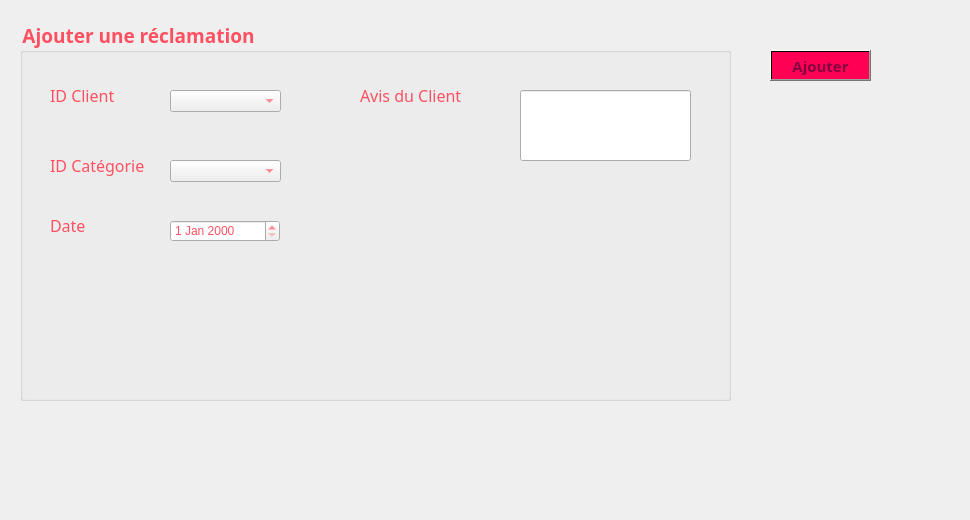
     <widget class="QWidget" name="tab_reclamation_3">
      <attribute name="title">
       <string>Ajouter</string>
      </attribute>
      <widget class="QGroupBox" name="groupBox_reclamation">
       <property name="geometry">
        <rect>
         <x>20</x>
         <y>20</y>
         <width>711</width>
         <height>381</height>
        </rect>
       </property>
       <property name="font">
        <font>
         <family>Lucida Calligraphy</family>
         <pointsize>14</pointsize>
         <weight>75</weight>
         <bold>true</bold>
        </font>
       </property>
       <property name="styleSheet">
        <string notr="true">color: rgb(255, 80, 97);
</string>
       </property>
       <property name="title">
        <string>Ajouter une réclamation</string>
       </property>
       <widget class="QLabel" name="label_reclamation_7">
        <property name="geometry">
         <rect>
          <x>30</x>
          <y>130</y>
          <width>171</width>
          <height>31</height>
         </rect>
        </property>
        <property name="font">
         <font>
          <family>Lucida Calligraphy</family>
          <pointsize>12</pointsize>
         </font>
        </property>
        <property name="text">
         <string>ID Catégorie</string>
        </property>
       </widget>
       <widget class="QDateEdit" name="date_reclamation">
        <property name="geometry">
         <rect>
          <x>150</x>
          <y>200</y>
          <width>110</width>
          <height>22</height>
         </rect>
        </property>
       </widget>
       <widget class="QLabel" name="label_reclamation_9">
        <property name="geometry">
         <rect>
          <x>30</x>
          <y>60</y>
          <width>171</width>
          <height>31</height>
         </rect>
        </property>
        <property name="font">
         <font>
          <family>Lucida Calligraphy</family>
          <pointsize>12</pointsize>
         </font>
        </property>
        <property name="text">
         <string>ID Client</string>
        </property>
       </widget>
       <widget class="QLabel" name="label_reclamation_11">
        <property name="geometry">
         <rect>
          <x>30</x>
          <y>190</y>
          <width>171</width>
          <height>31</height>
         </rect>
        </property>
        <property name="font">
         <font>
          <family>Lucida Calligraphy</family>
          <pointsize>12</pointsize>
         </font>
        </property>
        <property name="text">
         <string>Date</string>
        </property>
       </widget>
       <widget class="QLabel" name="label_reclamation_12">
        <property name="geometry">
         <rect>
          <x>340</x>
          <y>60</y>
          <width>171</width>
          <height>31</height>
         </rect>
        </property>
        <property name="font">
         <font>
          <family>Lucida Calligraphy</family>
          <pointsize>12</pointsize>
         </font>
        </property>
        <property name="text">
         <string>Avis du Client</string>
        </property>
       </widget>
       <widget class="QLineEdit" name="avis_reclamation">
        <property name="geometry">
         <rect>
          <x>500</x>
          <y>70</y>
          <width>171</width>
          <height>71</height>
         </rect>
        </property>
       </widget>
       <widget class="QComboBox" name="comboBox_reclamation_1">
        <property name="geometry">
         <rect>
          <x>150</x>
          <y>140</y>
          <width>111</width>
          <height>22</height>
         </rect>
        </property>
       </widget>
       <widget class="QComboBox" name="comboBox_reclamation_2">
        <property name="geometry">
         <rect>
          <x>150</x>
          <y>70</y>
          <width>111</width>
          <height>22</height>
         </rect>
        </property>
       </widget>
      </widget>
      <widget class="QLabel" name="label_reclamation">
       <property name="geometry">
        <rect>
         <x>-20</x>
         <y>-10</y>
         <width>961</width>
         <height>511</height>
        </rect>
       </property>
       <property name="text">
        <string/>
       </property>
       <property name="pixmap">
        <pixmap>../../../../../../Downloads/155296947_507314950275690_225535330781415924_n.jpg</pixmap>
       </property>
      </widget>
      <widget class="QPushButton" name="bouton_ajout_reclamation">
       <property name="geometry">
        <rect>
         <x>770</x>
         <y>50</y>
         <width>101</width>
         <height>31</height>
        </rect>
       </property>
       <property name="font">
        <font>
         <family>Lucida Calligraphy</family>
         <pointsize>11</pointsize>
         <weight>75</weight>
         <bold>true</bold>
        </font>
       </property>
       <property name="styleSheet">
        <string notr="true">background-color: qlineargradient(spread:pad, x1:1, y1:0, x2:1, y2:0, stop:0.919598 rgba(255, 0, 84, 255), stop:0.98 rgba(0, 0, 0, 255), stop:1 rgba(235, 148, 61, 255));
color: rgb(132, 1, 64);</string>
       </property>
       <property name="text">
        <string>Ajouter</string>
       </property>
      </widget>
      <zorder>label_reclamation</zorder>
      <zorder>groupBox_reclamation</zorder>
      <zorder>bouton_ajout_reclamation</zorder>
     </widget>
